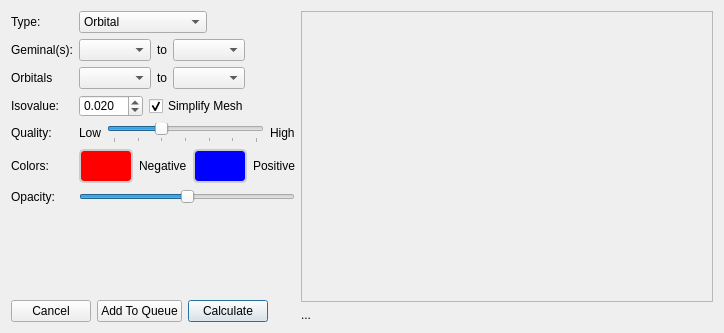
<?xml version="1.0" encoding="UTF-8"?>
<ui version="4.0">
 <class>GeminalOrbitalsConfigurator</class>
 <widget class="QDialog" name="GeminalOrbitalsConfigurator">
  <property name="geometry">
   <rect>
    <x>0</x>
    <y>0</y>
    <width>724</width>
    <height>333</height>
   </rect>
  </property>
  <property name="sizePolicy">
   <sizepolicy hsizetype="Expanding" vsizetype="Expanding">
    <horstretch>0</horstretch>
    <verstretch>0</verstretch>
   </sizepolicy>
  </property>
  <property name="windowTitle">
   <string>Add Surface</string>
  </property>
  <property name="styleSheet">
   <string>QToolButton {
   color: #333;
   background-color: #666;
   border-width: 2px;
   border-color: #CCC;
   border-style: solid;
   border-radius: 5;
   padding: 0px;
   min-width: 50px;
   max-width: 50px;
   min-height: 30px;
   max-height: 30px;
}

QToolButton:pressed {
   border-color: #222;
}
</string>
  </property>
  <layout class="QHBoxLayout" name="horizontalLayout_5" stretch="1,2">
   <item>
    <layout class="QGridLayout" name="gridLayout_2">
     <item row="1" column="0">
      <widget class="QLabel" name="label_11">
       <property name="enabled">
        <bool>true</bool>
       </property>
       <property name="text">
        <string>Geminal(s):</string>
       </property>
      </widget>
     </item>
     <item row="5" column="1">
      <layout class="QHBoxLayout" name="horizontalLayout_4">
       <item>
        <widget class="QToolButton" name="negativeColorButton">
         <property name="styleSheet">
          <string notr="true">QToolButton {
   background-color: rgb(255, 0, 0);
}</string>
         </property>
         <property name="text">
          <string/>
         </property>
         <property name="iconSize">
          <size>
           <width>32</width>
           <height>16</height>
          </size>
         </property>
        </widget>
       </item>
       <item>
        <widget class="QLabel" name="negativeLabel">
         <property name="text">
          <string>Negative</string>
         </property>
        </widget>
       </item>
       <item>
        <widget class="QToolButton" name="positiveColorButton">
         <property name="styleSheet">
          <string notr="true">QToolButton {
   background-color: rgb(0, 0, 255);
}</string>
         </property>
         <property name="text">
          <string/>
         </property>
         <property name="iconSize">
          <size>
           <width>32</width>
           <height>16</height>
          </size>
         </property>
        </widget>
       </item>
       <item>
        <widget class="QLabel" name="label_9">
         <property name="text">
          <string>Positive</string>
         </property>
        </widget>
       </item>
       <item>
        <spacer name="horizontalSpacer_10">
         <property name="orientation">
          <enum>Qt::Horizontal</enum>
         </property>
         <property name="sizeType">
          <enum>QSizePolicy::Expanding</enum>
         </property>
         <property name="sizeHint" stdset="0">
          <size>
           <width>40</width>
           <height>20</height>
          </size>
         </property>
        </spacer>
       </item>
      </layout>
     </item>
     <item row="0" column="1">
      <layout class="QHBoxLayout" name="horizontalLayout">
       <item>
        <widget class="QComboBox" name="surfaceType">
         <item>
          <property name="text">
           <string>Orbital</string>
          </property>
         </item>
         <item>
          <property name="text">
           <string>Density</string>
          </property>
         </item>
         <item>
          <property name="text">
           <string>Spin Density</string>
          </property>
         </item>
         <item>
          <property name="text">
           <string>Spin-Only Density</string>
          </property>
         </item>
        </widget>
       </item>
       <item>
        <spacer name="horizontalSpacer">
         <property name="orientation">
          <enum>Qt::Horizontal</enum>
         </property>
         <property name="sizeHint" stdset="0">
          <size>
           <width>40</width>
           <height>20</height>
          </size>
         </property>
        </spacer>
       </item>
      </layout>
     </item>
     <item row="7" column="1">
      <spacer name="verticalSpacer">
       <property name="orientation">
        <enum>Qt::Vertical</enum>
       </property>
       <property name="sizeHint" stdset="0">
        <size>
         <width>20</width>
         <height>40</height>
        </size>
       </property>
      </spacer>
     </item>
     <item row="1" column="1">
      <layout class="QHBoxLayout" name="horizontalLayout_2">
       <item>
        <widget class="QComboBox" name="orbitalRangeMin">
         <property name="enabled">
          <bool>true</bool>
         </property>
        </widget>
       </item>
       <item>
        <widget class="QLabel" name="label_10">
         <property name="text">
          <string>to</string>
         </property>
        </widget>
       </item>
       <item>
        <widget class="QComboBox" name="orbitalRangeMax">
         <property name="enabled">
          <bool>true</bool>
         </property>
        </widget>
       </item>
       <item>
        <spacer name="horizontalSpacer_2">
         <property name="orientation">
          <enum>Qt::Horizontal</enum>
         </property>
         <property name="sizeType">
          <enum>QSizePolicy::Expanding</enum>
         </property>
         <property name="sizeHint" stdset="0">
          <size>
           <width>60</width>
           <height>20</height>
          </size>
         </property>
        </spacer>
       </item>
      </layout>
     </item>
     <item row="8" column="0" colspan="2">
      <layout class="QHBoxLayout" name="horizontalLayout_8">
       <item>
        <widget class="QPushButton" name="cancelButton">
         <property name="text">
          <string>Cancel</string>
         </property>
         <property name="autoDefault">
          <bool>false</bool>
         </property>
        </widget>
       </item>
       <item>
        <widget class="QPushButton" name="addToQueueButton">
         <property name="text">
          <string>Add To Queue</string>
         </property>
         <property name="default">
          <bool>false</bool>
         </property>
        </widget>
       </item>
       <item>
        <widget class="QPushButton" name="calculateButton">
         <property name="text">
          <string>Calculate</string>
         </property>
         <property name="default">
          <bool>true</bool>
         </property>
        </widget>
       </item>
       <item>
        <spacer name="horizontalSpacer_6">
         <property name="orientation">
          <enum>Qt::Horizontal</enum>
         </property>
         <property name="sizeHint" stdset="0">
          <size>
           <width>40</width>
           <height>20</height>
          </size>
         </property>
        </spacer>
       </item>
      </layout>
     </item>
     <item row="6" column="1">
      <layout class="QHBoxLayout" name="horizontalLayout_7">
       <item>
        <widget class="QSlider" name="opacity">
         <property name="sizePolicy">
          <sizepolicy hsizetype="Expanding" vsizetype="Maximum">
           <horstretch>0</horstretch>
           <verstretch>0</verstretch>
          </sizepolicy>
         </property>
         <property name="minimumSize">
          <size>
           <width>78</width>
           <height>0</height>
          </size>
         </property>
         <property name="maximum">
          <number>100</number>
         </property>
         <property name="value">
          <number>50</number>
         </property>
         <property name="orientation">
          <enum>Qt::Horizontal</enum>
         </property>
        </widget>
       </item>
      </layout>
     </item>
     <item row="0" column="0">
      <widget class="QLabel" name="label_7">
       <property name="sizePolicy">
        <sizepolicy hsizetype="Preferred" vsizetype="Preferred">
         <horstretch>0</horstretch>
         <verstretch>0</verstretch>
        </sizepolicy>
       </property>
       <property name="text">
        <string>Type:</string>
       </property>
      </widget>
     </item>
     <item row="3" column="0">
      <widget class="QLabel" name="label_3">
       <property name="text">
        <string>Isovalue:</string>
       </property>
      </widget>
     </item>
     <item row="6" column="0">
      <widget class="QLabel" name="label">
       <property name="text">
        <string>Opacity:</string>
       </property>
      </widget>
     </item>
     <item row="4" column="0">
      <widget class="QLabel" name="label_4">
       <property name="text">
        <string>Quality:</string>
       </property>
      </widget>
     </item>
     <item row="5" column="0">
      <widget class="QLabel" name="label_12">
       <property name="text">
        <string>Colors: </string>
       </property>
      </widget>
     </item>
     <item row="3" column="1">
      <layout class="QHBoxLayout" name="horizontalLayout_3">
       <item>
        <widget class="QDoubleSpinBox" name="isovalue">
         <property name="decimals">
          <number>3</number>
         </property>
         <property name="minimum">
          <double>0.001000000000000</double>
         </property>
         <property name="maximum">
          <double>99.998999999999995</double>
         </property>
         <property name="singleStep">
          <double>0.001000000000000</double>
         </property>
         <property name="value">
          <double>0.020000000000000</double>
         </property>
        </widget>
       </item>
       <item>
        <widget class="QCheckBox" name="simplifyMeshCheckBox">
         <property name="text">
          <string>Simplify Mesh</string>
         </property>
         <property name="checked">
          <bool>true</bool>
         </property>
        </widget>
       </item>
       <item>
        <spacer name="horizontalSpacer_4">
         <property name="orientation">
          <enum>Qt::Horizontal</enum>
         </property>
         <property name="sizeHint" stdset="0">
          <size>
           <width>40</width>
           <height>20</height>
          </size>
         </property>
        </spacer>
       </item>
      </layout>
     </item>
     <item row="4" column="1">
      <layout class="QHBoxLayout" name="horizontalLayout_6">
       <item>
        <widget class="QLabel" name="label_5">
         <property name="text">
          <string>Low</string>
         </property>
        </widget>
       </item>
       <item>
        <widget class="QSlider" name="quality">
         <property name="sizePolicy">
          <sizepolicy hsizetype="Expanding" vsizetype="Maximum">
           <horstretch>0</horstretch>
           <verstretch>0</verstretch>
          </sizepolicy>
         </property>
         <property name="minimum">
          <number>1</number>
         </property>
         <property name="maximum">
          <number>7</number>
         </property>
         <property name="singleStep">
          <number>1</number>
         </property>
         <property name="pageStep">
          <number>1</number>
         </property>
         <property name="value">
          <number>3</number>
         </property>
         <property name="orientation">
          <enum>Qt::Horizontal</enum>
         </property>
         <property name="tickPosition">
          <enum>QSlider::TicksBelow</enum>
         </property>
         <property name="tickInterval">
          <number>1</number>
         </property>
        </widget>
       </item>
       <item>
        <widget class="QLabel" name="label_6">
         <property name="text">
          <string>High</string>
         </property>
        </widget>
       </item>
      </layout>
     </item>
     <item row="2" column="0">
      <widget class="QLabel" name="label_2">
       <property name="text">
        <string>Orbitals</string>
       </property>
      </widget>
     </item>
     <item row="2" column="1">
      <layout class="QHBoxLayout" name="horizontalLayout_9">
       <item>
        <widget class="QComboBox" name="comboBox"/>
       </item>
       <item>
        <widget class="QLabel" name="label_8">
         <property name="text">
          <string>to</string>
         </property>
        </widget>
       </item>
       <item>
        <widget class="QComboBox" name="comboBox_2"/>
       </item>
       <item>
        <spacer name="horizontalSpacer_3">
         <property name="orientation">
          <enum>Qt::Horizontal</enum>
         </property>
         <property name="sizeHint" stdset="0">
          <size>
           <width>40</width>
           <height>20</height>
          </size>
         </property>
        </spacer>
       </item>
      </layout>
     </item>
    </layout>
   </item>
   <item>
    <layout class="QVBoxLayout" name="verticalLayout">
     <item>
      <widget class="QFrame" name="energyFrame">
       <property name="sizePolicy">
        <sizepolicy hsizetype="Expanding" vsizetype="Preferred">
         <horstretch>0</horstretch>
         <verstretch>0</verstretch>
        </sizepolicy>
       </property>
       <property name="frameShape">
        <enum>QFrame::StyledPanel</enum>
       </property>
       <property name="frameShadow">
        <enum>QFrame::Raised</enum>
       </property>
      </widget>
     </item>
     <item>
      <widget class="QLabel" name="energyLabel">
       <property name="sizePolicy">
        <sizepolicy hsizetype="Preferred" vsizetype="Fixed">
         <horstretch>0</horstretch>
         <verstretch>0</verstretch>
        </sizepolicy>
       </property>
       <property name="minimumSize">
        <size>
         <width>0</width>
         <height>0</height>
        </size>
       </property>
       <property name="text">
        <string>...</string>
       </property>
      </widget>
     </item>
    </layout>
   </item>
  </layout>
 </widget>
 <resources>
  <include location="../Main/IQmol.qrc"/>
 </resources>
 <connections/>
</ui>
